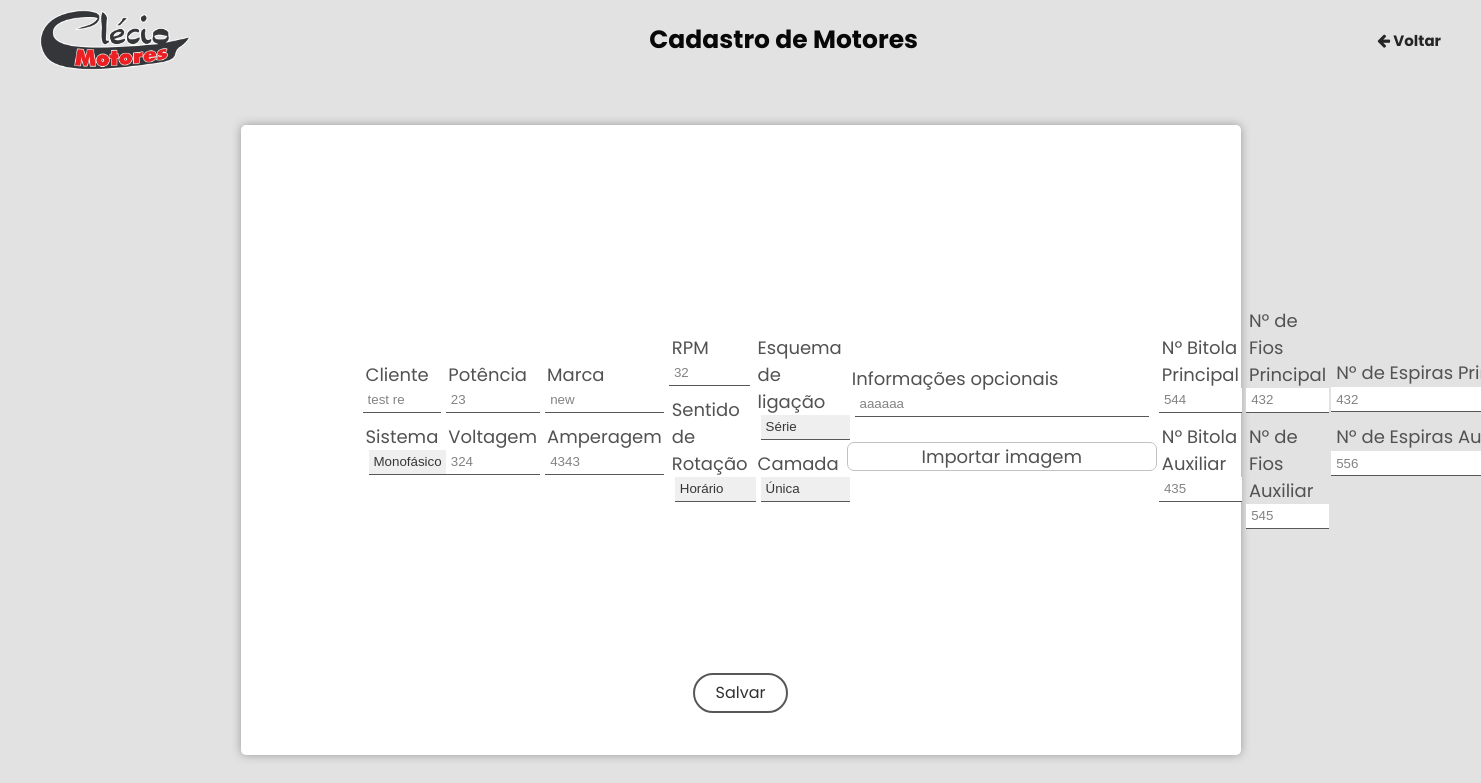
Screenshot of /editarMotor.php?id=1 (signed in) with the database file from the repository.
### tables this page shows
CREATE TABLE `motor` (
  `id` int(11) NOT NULL,
  `cliente` varchar(50) NOT NULL,
  `sistema` varchar(30) NOT NULL,
  `potencia` varchar(30) NOT NULL,
  `voltagem` varchar(30) NOT NULL,
  `amperagem` varchar(30) NOT NULL,
  `bitolasP` varchar(30) NOT NULL,
  `fiosP` int(30) NOT NULL,
  `espirasP` varchar(30) NOT NULL,
  `bitolaAux` varchar(30) NOT NULL,
  `fiosAux` int(30) NOT NULL,
  `espirasAux` varchar(30) NOT NULL,
  `marca` varchar(30) NOT NULL,
  `rpm` varchar(30) NOT NULL,
  `rotacao` varchar(15) NOT NULL,
  `ligacao` varchar(10) NOT NULL,
  `camada` varchar(10) NOT NULL,
  `informacoes` varchar(120) NOT NULL,
  `imagem` varchar(255) NOT NULL
);

### CLASSES/Motores.php (called while the page is built, shortened)
<?php
Class Motor{
    public function seleciona($id){
        global $pdo;
        $sql = "SELECT * FROM motor WHERE id = $id";
        $sql = $pdo->prepare($sql);
        $sql->execute();
        $motor = $sql->fetch();
        return $motor;
    }
}
?>

### editarMotor.php (the view, shortened to what this page needs)
<?php
if(!isset($_SESSION['id_user'])){
    header("location: index.php");
    exit;
} else {
    require_once 'CLASSES/Motores.php';
    $m = new Motor;
    if(isset($_GET['id'])) {
        $id = $_GET['id'];
    }	else {
        echo 'Código não informado!';
        exit;
    }
    $motor = $m->seleciona($id);
    function limpar_texto($str){
        return preg_replace("/[^0-9]/", "", $str);
    }
?>
<!DOCTYPE html>
<html lang="pt-br">
<head>
    <link rel="stylesheet" href="https://cdnjs.cloudflare.com/ajax/libs/font-awesome/4.7.0/css/font-awesome.min.css">
    <link rel="stylesheet" type="text/css" href="CSS/stylecadMotores.css" />
</head>
<body>
    <header>
        <img src="images/logo.png">
        <h1>Cadastro de Motores</h1>
        <a href="pesquisa.php"><i class="fa fa-arrow-left" aria-hidden="true"></i> Voltar</a>
    </header>
    <div class="container">
        <form method="POST" id="form" enctype="multipart/form-data">
        <div class="box" id="box">
                <div class="content">
                    <div class="row">
                        <div class="input">
                            <label>Cliente</label>
                            <input type="text" name="cliente" id="cliente" value="<?= $motor['cliente']?>">
                        </div>
                        <div class="input">
                            <label>Sistema</label>
                            <select name="sistema" id="sistema">
                                <option value="<?= $motor['sistema']?>"><?= $motor['sistema']?></option>
                            </select>
                        </div>
                    </div>
                    <div class="row">
                        <div class="input">
                            <label>Potência</label>
                            <input type="number" name="potencia" id="potencia" value="<?= limpar_texto($motor['potencia'])?>">
                        </div>
                        <div class="input">
                            <label>Voltagem</label>
                            <input type="number" name="voltagem" id="voltagem" value="<?= limpar_texto($motor['voltagem'])?>">
                        </div>
                    </div>
                    <div class="row">
                        <div class="input">
                            <label>Marca</label>
                            <input type="text" name="marca" id="marca" value="<?= $motor['marca']?>">
                        </div>
                        <div class="input">
                            <label>Amperagem</label>
                            <input type="number" name="amperagem" id="amperagem" value="<?= limpar_texto($motor['amperagem'])?>">
                        </div>
                    </div>
                    <div class="row">
                        <div class="input">
                            <label>RPM</label>
                            <input type="number" name="rpm" id="rpm" value="<?= limpar_texto($motor['rpm'])?>">
                        </div>
                        <div class="input">
                            <label>Sentido de Rotação</label>
                            <select name="rotacao" id="rotacao">
                                <option value="<?= $motor['rotacao']?>"><?= $motor['rotacao']?></option>
                            </select>
                        </div>
                    </div>
                    <div class="row">
                        <div class="input">
                            <label>Esquema de ligação</label>
                            <select name="ligacao" id="ligacao">
                                <option value="<?= $motor['ligacao']?>"><?= $motor['ligacao']?></option>
                            </select>
                        </div>
                        <div class="input">
                            <label>Camada</label>
                            <select name="camada" id="camada">
                                <option value="<?= $motor['camada']?>"><?= $motor['camada']?></option>
                            </select>
                        </div>
                    </div>
                    <div class="row">
                        <div class="input">
                            <label>Informações opcionais</label>
                            <input type="text" name="informacoes" id="informacoes" value="<?= $motor['informacoes']?>">
                        </div>
                        <div class="input">
                            <div class="inputfile">
                                <label for="imagem">Importar imagem</label>
                            </div>
                        </div>
                    </div>
                    <div class="row">
                        <div class="input">
                            <label>Nº Bitola Principal</label>
                            <input type="text" name="bitolaP" id="bitolaP" value="<?= $motor['bitolasP']?>">
                        </div>
                        <div class="input" id="bitolaA">
                            <label>Nº Bitola Auxiliar</label>
                            <input type="text" name="bitolaA" id="bitolaAux" value="<?= $motor['bitolaAux']?>">
                        </div>
                    </div>
                    <div class="row">
                        <div class="input">
                            <label>Nº de Fios Principal</label>
                            <input type="number" name="fiosP" id="fiosP" value="<?= $motor['fiosP']?>">
                        </div>
                        <div class="input" id="inputfiosA">
                            <label>Nº de Fios Auxiliar</label>
                            <input type="number" name="fiosA" id="fiosA" value="<?= $motor['fiosAux']?>">
                        </div>
                    </div>
                    <div class="row">
                        <div class="input" id="inputespiras">
                            <label>Nº de Espiras Principal</label>
                            <div class="box-add">
                                <div class="field">
                                    <input type="text" name="espirasP[]" id="espirasP" value="<?= $motor['espirasP']?>">
                                </div>
                            </div>
                        </div>
                        <div class="input" id="inputespirasA">
                            <label>Nº de Espiras Auxiliar</label>
                            <div class="box-add">
                                <div class="field">
                                    <input type="text" name="espirasA[]" id="espirasA" value="<?= $motor['espirasAux']?>">
                                </div>
                            </div>
                        </div>
                    </div>
                </div>
                <div class="btn">
                    <button name="salvar" type="submit" onclick="return checkInputs();">Salvar</button>
                </div>
            </div>
        </form>
    </div>
</body>
</html>
<?php
    }
?>

### CSS/stylecadMotores.css (style rules this page uses)
* { padding: 0; margin: 0; box-sizing: border-box; }
html { font-family: Poppins; }
a { text-decoration: none; }
body { background-color: #e2e2e2; }
header { width: 100%; height: 80px; display: flex; justify-content: space-between; align-items: center; padding: 0 40px; }
header img { margin-right: auto; max-width: 150px; }
header h1 { text-align: center; margin-right: auto; font: bold 25px Poppins; color: rgb(8, 8, 8); }
header a { font: bold 15px Poppins; cursor: pointer; color: #252525; transition: 0.2s; }
.container { width: 100%; height: 90vh; display: flex; justify-content: center; align-items: center; }
.box { width: 1000px; height: 630px; display: flex; flex-direction: column; justify-content: center; align-items: center; background-color: #ffffff; border-radius: 5px; box-shadow: 0 0 10px rgb(153, 153, 153); }
.content { width: 100%; height: 500px; display: flex; justify-content: space-between; align-items: center; padding: 0 120px; }
.input { height: 100%; display: flex; flex-direction: column; justify-content: center; align-items: center; padding: 5px 0; }
.input label { margin-right: auto; padding: 0 5px; font: 18px Poppins; color: rgb(82, 82, 82); }
.input input { width: 95%; height: 25px; outline: none; border: none; border-bottom: 1.5px solid #585858; padding: 2px 5px; color: #838383; transition: 0.3s; }
.input select { width: 95%; height: 25px; margin-right: auto; margin-left: 8px; outline: none; border: none; border-bottom: 1.5px solid #585858; padding: 2px 5px; color: #363636; transition: 0.3s; -moz-appearance: none; -webkit-appearance: none; appearance: none; }
.inputfile { height: 100%; }
.inputfile label { display: flex; justify-content: space-around; align-items: center; width: 310px; height: auto; background: #FFFFFF; margin-top: 15px; border: 1px solid #C2C2C2; border-radius: 7px; cursor: pointer; }
.btn { width: 100px; margin-top: 5px; display: flex; justify-content: center; align-items: center; }
.btn button { width: 95%; height: 40px; background: none; outline: none; border: 2px solid #585858; border-radius: 30px; font: 16px Poppins; color: #313131; transition: 0.3s; }
.box-add { width: 280px; display: flex; }
.field { width: 270px; }
.box-add input { width: 235px; }

### rows the page displays
motor: cliente "test re", sistema "Monofásico", potencia "23", voltagem "324", marca "new", amperagem "4343", rpm "32", rotacao "Horário", ligacao "Série", camada "Única", informacoes "aaaaaa", bitolaP "544", bitolaA "435", fiosP "432", fiosA "545", espirasP "432", espirasAux "556"
